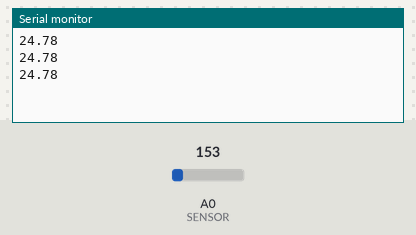
Simulated run of this sketch. Board: Arduino Uno, built with avr-gcc and run on an emulated ATmega328P. Shown: the last lines printed to the serial monitor. Inputs (shaded band) come from the test bench; at power-on: A0 (SENSOR) = 153.

Above: at 1.3 s.
1.4 s: A0 (SENSOR) set to 165
At 1.8 s:
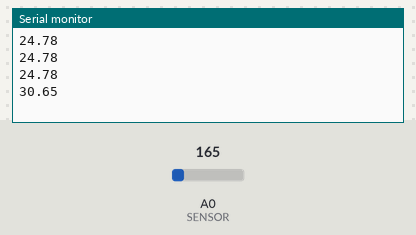
2.9 s: A0 (SENSOR) set to 175
At 3.4 s:
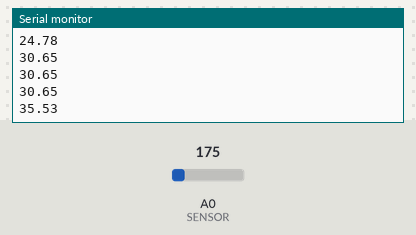
Timing chart, 0 to 5.9 s (numbered marks = the images above; inputs shaded):
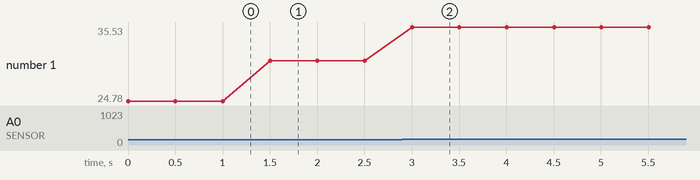

The sketch:

temp_sensor_led.ino
```cpp
const double LOWER_LIMIT = 25.0; // temperature desired minimum, deg. C
const double UPPER_LIMIT = 30.0; // temperature desired maximum, deg. C

const double OFFSET_VOLTAGE = .5; // TMP36 offset voltage, V
const double OUTPUT_VOLTAGE_SCALING = .01; // TMP36 output voltage scaling, V/deg. C
const double SUPPLY_VOLTAGE = 5; // Supply voltage, V

const int ADC_RANGE = 1023; // TMP36 input max ADC value
const int SENSOR = 0; // TMP36 input number
const int RLED = 11; // Red led output
const int GLED = 10; // Green led output
const int BLED = 9; // Blue led output

double k, b;

void setup()
{
  k = SUPPLY_VOLTAGE / (ADC_RANGE * OUTPUT_VOLTAGE_SCALING);
  b = -OFFSET_VOLTAGE / OUTPUT_VOLTAGE_SCALING;

  Serial.begin(9600);
}

void loop()
{
  int x = analogRead(SENSOR);
  double t = k * x + b;

  Serial.println(t);
  delay(500);

  if (t > UPPER_LIMIT)
  {
    digitalWrite(RLED, HIGH);
    digitalWrite(GLED, LOW);
    digitalWrite(BLED, LOW);
    return;
  }

  if (t <= LOWER_LIMIT)
  {
    digitalWrite(RLED, LOW);
    digitalWrite(GLED, LOW);
    digitalWrite(BLED, HIGH);
    return;
  }

  digitalWrite(RLED, LOW);
  digitalWrite(GLED, HIGH);
  digitalWrite(BLED, LOW);
}
```

Measured:
- after the input at 1.4 s, the serial monitor: prints a new line after 0.10 s (image 1)
- after the input at 2.9 s, the serial monitor: prints a new line after 0.10 s (image 2)
- plotted number 1: 24.78 → 30.65 after the input at 1.4 s, 30.65 → 35.53 after the input at 2.9 s
